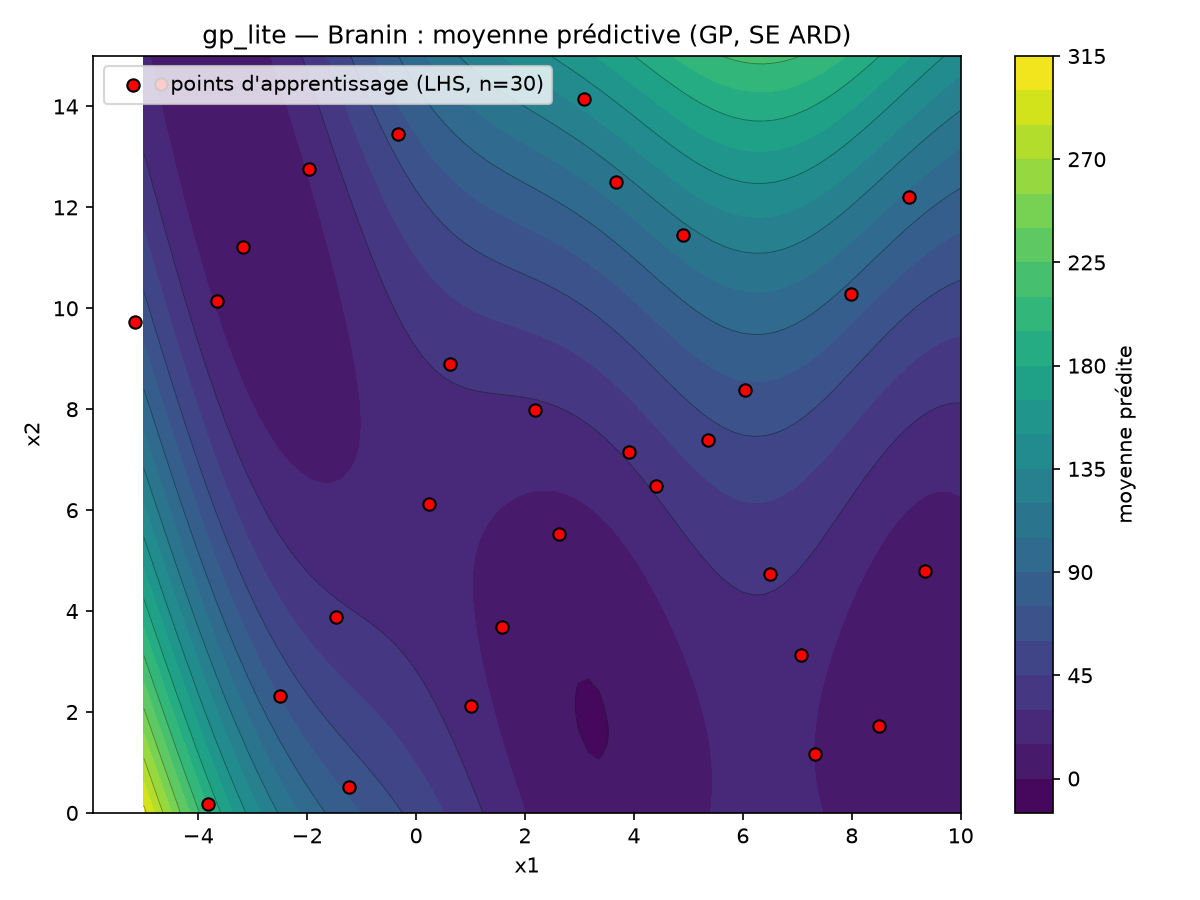

Here is the Python script that generated this plot:
"""Démo gp_lite sur la fonction de Branin : écrit examples/branin_demo.png."""
import os
import sys
import matplotlib
matplotlib.use("Agg")  # backend sans fenêtre
import matplotlib.pyplot as plt
import numpy as np

sys.path.insert(0, os.path.dirname(os.path.dirname(os.path.abspath(__file__))))
from gp_lite import GPRegressor, SquaredExponentialARD


def branin(x1, x2):
    """Fonction de Branin 2D."""
    return ((x2 - 5.1 / (4 * np.pi**2) * x1**2 + 5 / np.pi * x1 - 6)**2
            + 10 * (1 - 1 / (8 * np.pi)) * np.cos(x1) + 10)


def lhs(n, d, seed=0):
    """Latin hypercube simple dans [0, 1]^d."""
    rng = np.random.default_rng(seed)
    u = rng.uniform(size=(n, d))
    P = np.column_stack([rng.permutation(n) for _ in range(d)])
    return (P - 0.5 + u) / n


def main():
    # Échantillonnage LHS 2D dans le domaine de Branin
    X = np.column_stack([
        lhs(30, 2, seed=1)[:, 0] * 15.0 - 5.0,
        lhs(30, 2, seed=1)[:, 1] * 15.0,
    ])
    y = branin(X[:, 0], X[:, 1])

    # Ajustement du GP (optimisation ML, 3 redémarrages)
    gp = GPRegressor(SquaredExponentialARD(np.ones(2), 1.0), noise=1e-6)
    gp.fit(X, y)
    print("lengthscales:", np.round(gp.kernel.lengthscales, 3))
    print("variance    :", round(gp.kernel.variance, 3))
    print("noise       :", f"{gp.noise:.3e}")
    print("LML         :", round(gp.log_marginal_likelihood(), 3))

    # Grille de prédiction
    g1 = np.linspace(-5, 10, 80)
    g2 = np.linspace(0, 15, 80)
    G1, G2 = np.meshgrid(g1, g2)
    Xg = np.column_stack([G1.ravel(), G2.ravel()])
    mean, std = gp.predict(Xg, return_std=True)

    # RMSE normalisée sur 200 points de test
    Xt = np.column_stack([
        lhs(200, 2, seed=2)[:, 0] * 15.0 - 5.0,
        lhs(200, 2, seed=2)[:, 1] * 15.0,
    ])
    yt = branin(Xt[:, 0], Xt[:, 1])
    nrmse = np.sqrt(np.mean((np.ravel(gp.predict(Xt)) - yt) ** 2)) / yt.std()
    print(f"RMSE normalisée (200 pts test) : {nrmse:.4f}")

    fig, ax = plt.subplots(figsize=(8, 6))
    cs = ax.contourf(G1, G2, mean.reshape(G1.shape), levels=25, cmap="viridis")
    ax.contour(G1, G2, mean.reshape(G1.shape), levels=10, colors="k", linewidths=0.4, alpha=0.4)
    ax.scatter(X[:, 0], X[:, 1], c="red", edgecolors="k", s=35, zorder=5, label="points d'apprentissage (LHS, n=30)")
    fig.colorbar(cs, label="moyenne prédite")
    ax.set_xlabel("x1")
    ax.set_ylabel("x2")
    ax.set_title("gp_lite — Branin : moyenne prédictive (GP, SE ARD)")
    ax.legend(loc="upper left")
    fig.tight_layout()
    out = os.path.join(os.path.dirname(os.path.abspath(__file__)), "branin_demo.png")
    fig.savefig(out, dpi=150)
    print("figure écrite :", out)


if __name__ == "__main__":
    main()
